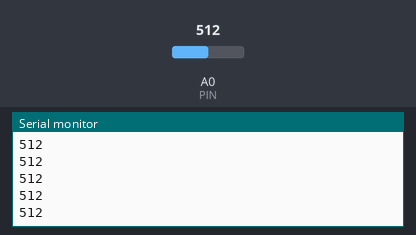
Recording of a sketch running on a simulated Arduino Uno, built with avr-gcc and run on an emulated ATmega328P. On the bench: the last lines printed to the serial monitor. Inputs (shaded band) come from the test bench; at power-on: A0 (PIN) = 512.

Above: at 1.2 s.
1.3 s: A0 (PIN) set to 716
At 1.31 s:
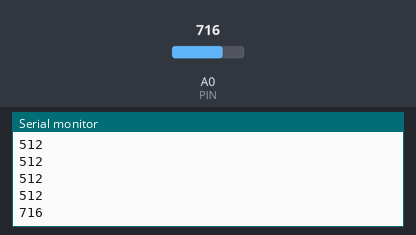
2.8 s: A0 (PIN) set to 900
At 2.81 s:
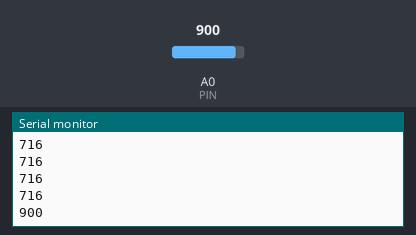
Timing chart, 0 to 5.8 s (numbered marks = the images above; inputs shaded):
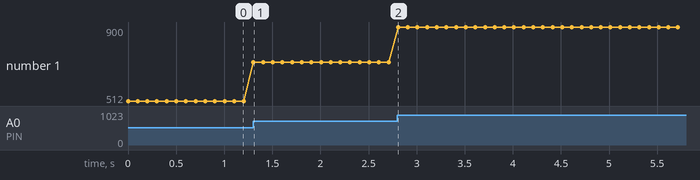

The sketch:

LDR-Read.ino
```cpp
int PIN = A0; // Saves pin incase it's needed multiple times.

int Resistance = 0; // Stores the value read from the LDR

void setup()
{
  Serial.begin(9600);   // Set serial port
}
void loop()
{
  Resistance = analogRead(PIN); // Read the resistance from the arduinos output Pin
  Serial.println(Resistance);   // Prints the result to the serial monitor.

  // Added delay to make the resistance easier to read.
  delay(100);
}
```

Measured:
- after the input at 1.3 s, the serial monitor: prints a new line at once (image 1)
- after the input at 2.8 s, the serial monitor: prints a new line at once (image 2)
- plotted number 1: 512 → 716 after the input at 1.3 s, 716 → 900 after the input at 2.8 s
